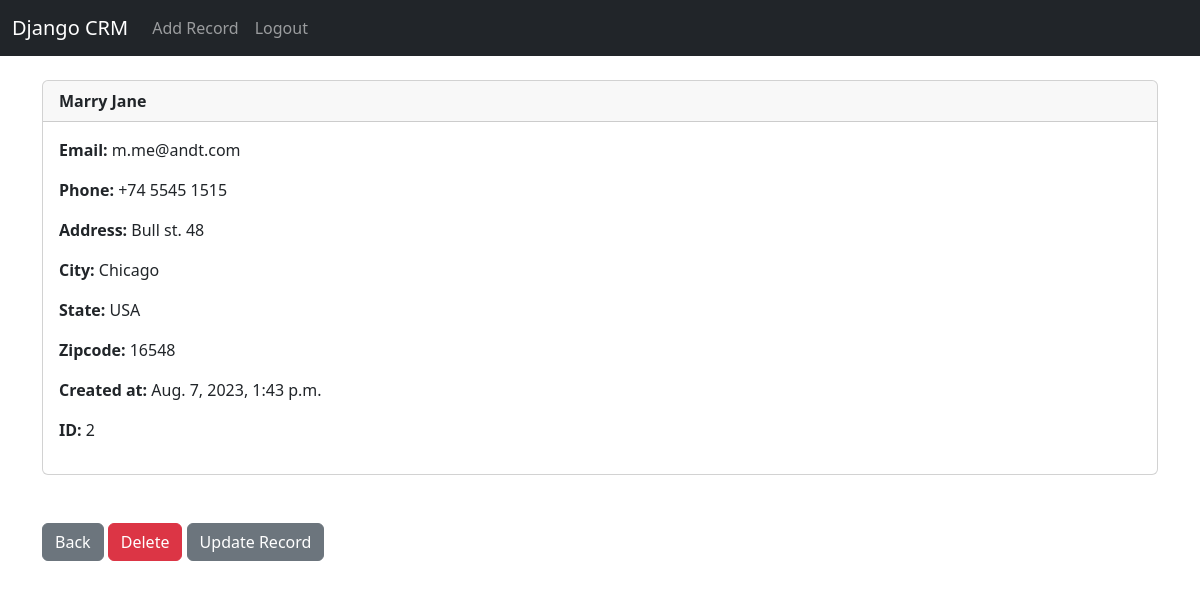
The page /record/2 (signed in) on the database its author committed.
### website/models.py (models this page shows, shortened)
class Record(models.Model):
    create_at = models.DateTimeField(auto_now_add=True)
    first_name = models.CharField(max_length=50)
    last_name = models.CharField(max_length=50)
    email = models.CharField(max_length=100)
    phone = models.CharField(max_length=15)
    address = models.CharField(max_length=100)
    city = models.CharField(max_length=50)
    state = models.CharField(max_length=50)
    zipcode = models.CharField(max_length=20)

### website/views.py (the view)
# urls.py: path("record/<int:pk>", views.customer_record, name="record"),
def customer_record(request, pk):
    if request.user.is_authenticated:
        customer_record = Record.objects.get(id=pk)
        context = {"customer_record":customer_record}
        return render(request, "record.html", context)
    else:
        messages.success(request, "You Must Be Logged In To View That Page")
        return redirect ("home")

### website/templates/record.html (shortened to what this page needs)
{% extends "base.html" %}
{% block content %}
<div class="card">
    <div class="card-header">
        <strong>
        {{ customer_record.first_name }}
        {{ customer_record.last_name }}
        </strong>
    </div>
    <div class="card-body">
        <p class="card-text">
        <strong>Email: </strong>{{ customer_record.email }}</p>
        <p class="card-text">
        <strong>Phone: </strong>{{ customer_record.phone }}</p>
        <p class="card-text">
        <strong>Address: </strong>{{ customer_record.address }}</p>
        <p class="card-text">
        <strong>City: </strong>{{ customer_record.city }}</p>
        <p class="card-text">
        <strong>State: </strong>{{ customer_record.state }}</p>
        <p class="card-text">
        <strong>Zipcode: </strong>{{ customer_record.zipcode }}</p>
        <p class="card-text">
        <strong>Created at: </strong>{{ customer_record.create_at }}</p>
        <p class="card-text">
        <strong>ID: </strong> {{ customer_record.id }}</p>
    </div>
  </div>
  <br/><br/>
  <a href="{% url "home" %}" class="btn btn-secondary">Back</a>
  <a href="{% url "delete_record" customer_record.id %}" class="btn btn-danger">Delete</a>
  <a href="{% url "update_record" customer_record.id %}" class="btn btn-secondary">Update Record</a>
{% endblock %}

### rows shown on the page
Record: first_name "Marry", last_name "Jane", email "m.me@andt.com", phone "+74 5545 1515", address "Bull st. 48", city "Chicago", state "USA", zipcode "16548", create_at "Aug. 7, 2023, 1:43 p.m.", id "2"
